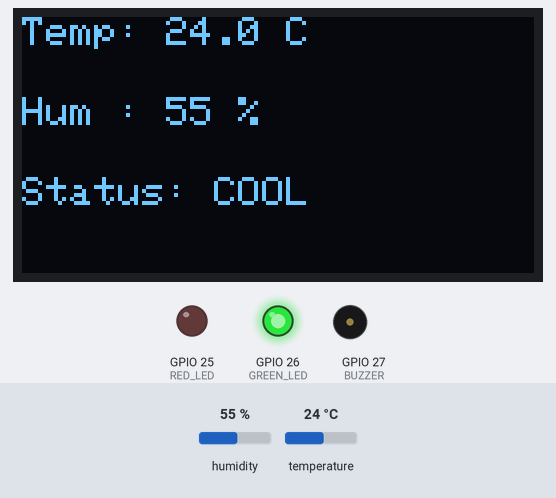
Bench run of a sketch on a simulated ESP32. Shown: 128×64 one-colour display, output pins drawn as LEDs (lit = HIGH), buzzer (waves = sounding, pin HIGH). Inputs (shaded band) come from the test bench; at power-on: humidity 55 %, temperature 24 °C. What the sketch prints to the serial monitor is not drawn.

Above: at 3.2 s.
3.3 s: humidity set to 79 %
At 4.6 s:
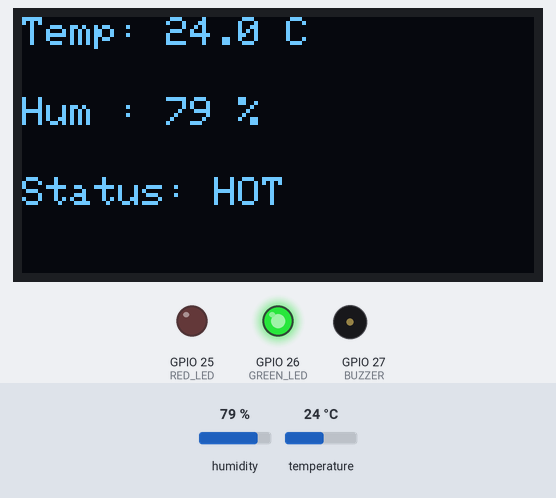
6.0 s: humidity set to 82 %
At 6.8 s:
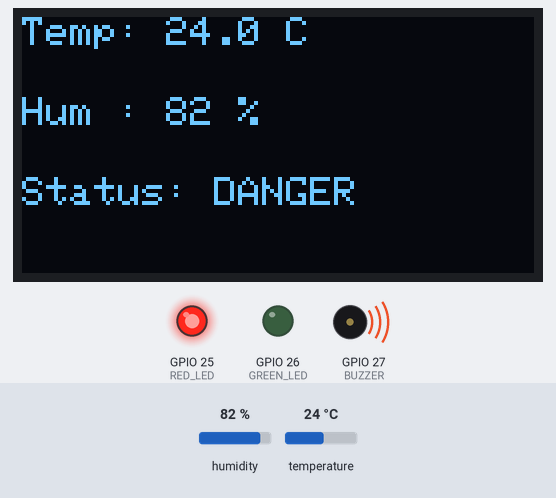
10.5 s: humidity set to 22 %
At 11.8 s:
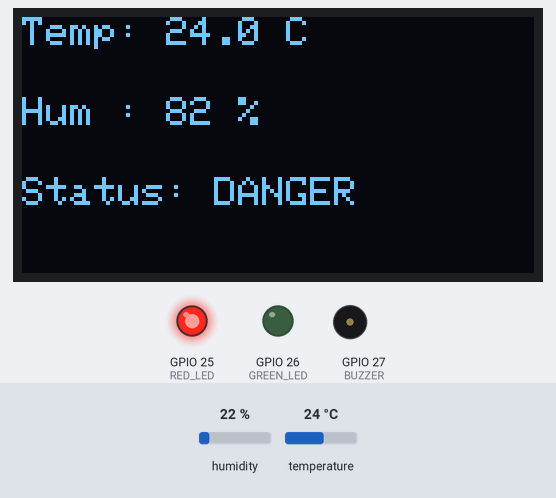
13.5 s: temperature set to 12 °C
At 14.7 s:
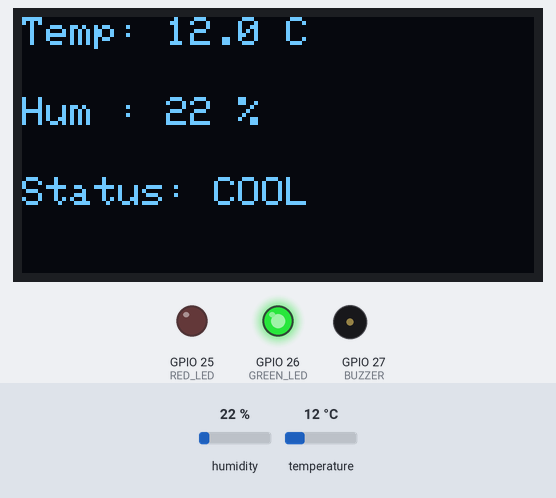
16.2 s: temperature set to 37 °C
At 18.9 s:
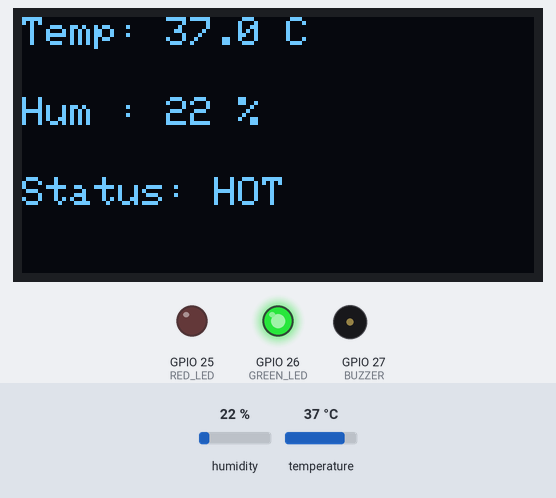
19.5 s: temperature set to 40 °C
At 20.4 s:
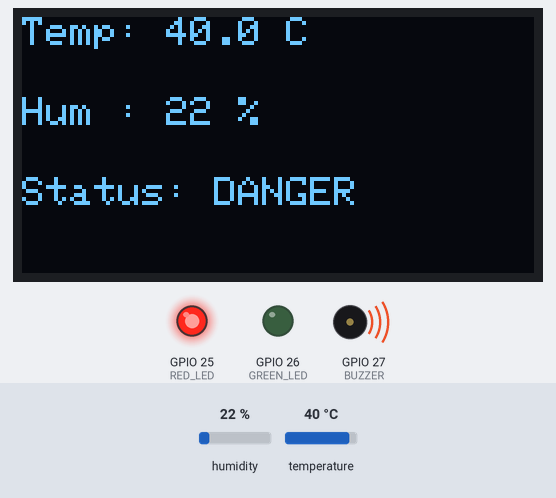
Timing chart, 0 to 23.2 s (numbered marks = the images above; inputs shaded):
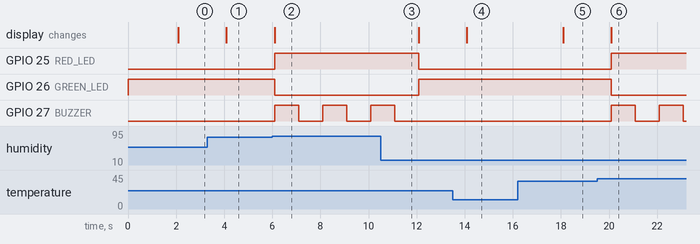

The sketch:

weather.ino
```cpp
/******************************************************
  ESP32 Mini Weather Station
******************************************************/

#include <Wire.h>
#include <DHTesp.h>
#include <Adafruit_GFX.h>
#include <Adafruit_SSD1306.h>

#define SCREEN_WIDTH 128
#define SCREEN_HEIGHT 64
Adafruit_SSD1306 display(SCREEN_WIDTH, SCREEN_HEIGHT, &Wire, -1);

const uint8_t DHTPIN    = 4;
const uint8_t RED_LED   = 25;
const uint8_t GREEN_LED = 26;
const uint8_t BUZZER    = 27;

DHTesp dht;

const unsigned long SENSOR_INTERVAL = 2000UL;
const unsigned long CSV_INTERVAL    = 5000UL;
unsigned long prevSensorMillis = 0;
unsigned long prevCsvMillis    = 0;

float temperature = 0.0f;
float humidity = 0.0f;
String statusText = "COMFORT";

void setupPins() {
  pinMode(RED_LED, OUTPUT);
  pinMode(GREEN_LED, OUTPUT);
  pinMode(BUZZER, OUTPUT);
  digitalWrite(RED_LED, LOW);
  digitalWrite(GREEN_LED, HIGH);
  digitalWrite(BUZZER, LOW);
}

void initOLED() {
  Wire.begin(21, 22);
  if (!display.begin(SSD1306_SWITCHCAPVCC, 0x3C)) {
    Serial.println("OLED not found!");
    while (true) delay(1000);
  }
  display.clearDisplay();
  display.setTextSize(1);
  display.setTextColor(SSD1306_WHITE);
  display.setCursor(0,0);
  display.println("Mini Weather");
  display.println("Station");
  display.display();
  delay(2000);
}

void readSensor() {
  TempAndHumidity d = dht.getTempAndHumidity();
  temperature = d.temperature;
  humidity = d.humidity;
  Serial.print("Temperature: ");
  Serial.print(temperature);
  Serial.print(" C\tHumidity: ");
  Serial.print(humidity);
  Serial.println(" %");
}

void evaluateComfort() {
  if (temperature > 38.0f || humidity > 80.0f) {
    statusText = "DANGER";
  } else if (temperature >= 34.0f || humidity >= 70.0f) {
    statusText = "HOT";
  } else if (temperature >= 25.0f && temperature <= 33.0f &&
             humidity >= 40.0f && humidity <= 69.0f) {
    statusText = "COMFORT";
  } else {
    statusText = "COOL";
  }
}

void updateDisplay() {
  display.clearDisplay();
  display.setCursor(0,0);
  display.print("Temp: ");
  display.print(temperature, 1);
  display.println(" C");
  display.setCursor(0,20);
  display.print("Hum : ");
  display.print(humidity, 0);
  display.println(" %");
  display.setCursor(0,40);
  display.print("Status: ");
  display.println(statusText);
  display.display();
}

void updateOutputs() {
  if (temperature > 38.0f || humidity > 80.0f) {
    digitalWrite(RED_LED, HIGH);
    digitalWrite(GREEN_LED, LOW);
    // buzzer beep for 1 second without blocking major timing:
    digitalWrite(BUZZER, HIGH);
    delay(1000);
    digitalWrite(BUZZER, LOW);
  } else {
    digitalWrite(RED_LED, LOW);
    digitalWrite(GREEN_LED, HIGH);
    digitalWrite(BUZZER, LOW);
  }
}

void logCSV() {
  Serial.print(millis());
  Serial.print(",");
  Serial.print(temperature);
  Serial.print(",");
  Serial.print(humidity);
  Serial.print(",");
  Serial.println(statusText);
}

void setup() {
  Serial.begin(115200);
  dht.setup(DHTPIN, DHTesp::DHT11);
  setupPins();
  initOLED();
}

void loop() {
  unsigned long now = millis();

  if (now - prevSensorMillis >= SENSOR_INTERVAL) {
    prevSensorMillis = now;
    readSensor();
    evaluateComfort();
    updateDisplay();
    updateOutputs();
  }

  if (now - prevCsvMillis >= CSV_INTERVAL) {
    prevCsvMillis = now;
    logCSV();
  }
}
```

Measured:
- the behaviour switches between 80 and 81 % on humidity (found by bisection; images 1 and 2)
- the behaviour switches between 38 and 39 °C on temperature (found by bisection; images 5 and 6)
- after the input at 3.3 s, the display: changes after 0.79 s (image 1)
- after the input at 6.0 s, GPIO 25 (RED_LED): LOW → HIGH after 0.09 s; GPIO 26 (GREEN_LED): HIGH → LOW after 0.09 s; GPIO 27 (BUZZER): alternates HIGH for 1.0 s and LOW for 1.0 s, starting after 0.09 s; the display: changes after 0.09 s (image 2)
- after the input at 10.5 s, GPIO 25 (RED_LED): HIGH → LOW after 1.6 s; GPIO 26 (GREEN_LED): LOW → HIGH after 1.6 s; GPIO 27 (BUZZER): goes on until 11.1 s, then stays LOW
- after the input at 13.5 s, the display: changes after 0.59 s (image 4)
- after the input at 16.2 s, the display: changes after 1.9 s (image 5)
- after the input at 19.5 s, GPIO 25 (RED_LED): LOW → HIGH after 0.59 s; GPIO 26 (GREEN_LED): HIGH → LOW after 0.59 s; GPIO 27 (BUZZER): alternates HIGH for 1.0 s and LOW for 1.0 s, starting after 0.59 s; the display: changes after 0.59 s (image 6)
